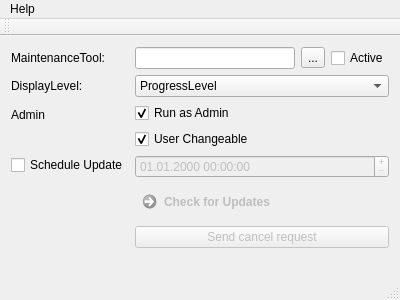
<?xml version="1.0" encoding="UTF-8"?>
<ui version="4.0">
 <class>MainWindow</class>
 <widget class="QMainWindow" name="MainWindow">
  <property name="geometry">
   <rect>
    <x>0</x>
    <y>0</y>
    <width>400</width>
    <height>300</height>
   </rect>
  </property>
  <property name="windowTitle">
   <string>MainWindow</string>
  </property>
  <property name="unifiedTitleAndToolBarOnMac">
   <bool>true</bool>
  </property>
  <widget class="QWidget" name="centralWidget">
   <layout class="QVBoxLayout" name="verticalLayout">
    <item>
     <layout class="QFormLayout" name="formLayout">
      <item row="0" column="0">
       <widget class="QLabel" name="maintenanceToolLabel">
        <property name="text">
         <string>MaintenanceTool:</string>
        </property>
       </widget>
      </item>
      <item row="0" column="1">
       <layout class="QHBoxLayout" name="horizontalLayout">
        <item>
         <widget class="QLineEdit" name="maintenanceToolLineEdit"/>
        </item>
        <item>
         <widget class="QToolButton" name="maintenanceToolButton">
          <property name="text">
           <string>...</string>
          </property>
         </widget>
        </item>
        <item>
         <widget class="QCheckBox" name="activeBox">
          <property name="text">
           <string>Active</string>
          </property>
         </widget>
        </item>
       </layout>
      </item>
      <item row="1" column="0">
       <widget class="QLabel" name="displayLevelLabel">
        <property name="text">
         <string>DisplayLevel:</string>
        </property>
       </widget>
      </item>
      <item row="1" column="1">
       <widget class="QComboBox" name="displayLevelComboBox">
        <property name="currentIndex">
         <number>4</number>
        </property>
        <item>
         <property name="text">
          <string>AutomaticLevel</string>
         </property>
        </item>
        <item>
         <property name="text">
          <string>ExitLevel</string>
         </property>
        </item>
        <item>
         <property name="text">
          <string>InfoLevel</string>
         </property>
        </item>
        <item>
         <property name="text">
          <string>ExtendedInfoLevel</string>
         </property>
        </item>
        <item>
         <property name="text">
          <string>ProgressLevel</string>
         </property>
        </item>
        <item>
         <property name="text">
          <string>AskLevel</string>
         </property>
        </item>
       </widget>
      </item>
      <item row="4" column="0">
       <spacer name="horizontalSpacer">
        <property name="orientation">
         <enum>Qt::Horizontal</enum>
        </property>
        <property name="sizeHint" stdset="0">
         <size>
          <width>40</width>
          <height>20</height>
         </size>
        </property>
       </spacer>
      </item>
      <item row="4" column="1">
       <layout class="QVBoxLayout" name="buttonLayout">
        <item>
         <widget class="QCommandLinkButton" name="checkUpdatesButton">
          <property name="enabled">
           <bool>false</bool>
          </property>
          <property name="text">
           <string>Check for Updates</string>
          </property>
         </widget>
        </item>
        <item>
         <widget class="QPushButton" name="cancelButton">
          <property name="enabled">
           <bool>false</bool>
          </property>
          <property name="text">
           <string>Send cancel request</string>
          </property>
         </widget>
        </item>
       </layout>
      </item>
      <item row="2" column="0">
       <widget class="QLabel" name="adminLabel">
        <property name="text">
         <string>Admin</string>
        </property>
       </widget>
      </item>
      <item row="2" column="1">
       <layout class="QVBoxLayout" name="verticalLayout_2">
        <item>
         <widget class="QCheckBox" name="adminCheckBox">
          <property name="enabled">
           <bool>true</bool>
          </property>
          <property name="text">
           <string>Run as Admin</string>
          </property>
          <property name="checked">
           <bool>true</bool>
          </property>
         </widget>
        </item>
        <item>
         <widget class="QCheckBox" name="userChangecheckBox">
          <property name="enabled">
           <bool>true</bool>
          </property>
          <property name="text">
           <string>User Changeable</string>
          </property>
          <property name="checked">
           <bool>true</bool>
          </property>
         </widget>
        </item>
       </layout>
      </item>
      <item row="3" column="1">
       <widget class="QDateTimeEdit" name="scheduleUpdateDateTimeEdit">
        <property name="enabled">
         <bool>false</bool>
        </property>
        <property name="buttonSymbols">
         <enum>QAbstractSpinBox::PlusMinus</enum>
        </property>
        <property name="accelerated">
         <bool>true</bool>
        </property>
        <property name="correctionMode">
         <enum>QAbstractSpinBox::CorrectToNearestValue</enum>
        </property>
        <property name="displayFormat">
         <string>dd.MM.yyyy HH:mm:ss</string>
        </property>
       </widget>
      </item>
      <item row="3" column="0">
       <widget class="QCheckBox" name="scheduleUpdateDateCheckBox">
        <property name="text">
         <string>Schedule Update</string>
        </property>
       </widget>
      </item>
     </layout>
    </item>
   </layout>
  </widget>
  <widget class="QMenuBar" name="menuBar">
   <property name="geometry">
    <rect>
     <x>0</x>
     <y>0</y>
     <width>400</width>
     <height>21</height>
    </rect>
   </property>
   <widget class="QMenu" name="menuHelp">
    <property name="title">
     <string>Help</string>
    </property>
    <addaction name="actionAbout"/>
    <addaction name="separator"/>
   </widget>
   <addaction name="menuHelp"/>
  </widget>
  <widget class="QStatusBar" name="statusBar"/>
  <widget class="QToolBar" name="mainToolBar">
   <attribute name="toolBarArea">
    <enum>TopToolBarArea</enum>
   </attribute>
   <attribute name="toolBarBreak">
    <bool>false</bool>
   </attribute>
  </widget>
  <action name="actionAbout">
   <property name="text">
    <string>About...</string>
   </property>
  </action>
 </widget>
 <layoutdefault spacing="6" margin="11"/>
 <resources/>
 <connections>
  <connection>
   <sender>activeBox</sender>
   <signal>toggled(bool)</signal>
   <receiver>maintenanceToolButton</receiver>
   <slot>setDisabled(bool)</slot>
   <hints>
    <hint type="sourcelabel">
     <x>352</x>
     <y>58</y>
    </hint>
    <hint type="destinationlabel">
     <x>317</x>
     <y>53</y>
    </hint>
   </hints>
  </connection>
  <connection>
   <sender>activeBox</sender>
   <signal>toggled(bool)</signal>
   <receiver>checkUpdatesButton</receiver>
   <slot>setEnabled(bool)</slot>
   <hints>
    <hint type="sourcelabel">
     <x>357</x>
     <y>54</y>
    </hint>
    <hint type="destinationlabel">
     <x>264</x>
     <y>185</y>
    </hint>
   </hints>
  </connection>
  <connection>
   <sender>activeBox</sender>
   <signal>toggled(bool)</signal>
   <receiver>cancelButton</receiver>
   <slot>setEnabled(bool)</slot>
   <hints>
    <hint type="sourcelabel">
     <x>363</x>
     <y>59</y>
    </hint>
    <hint type="destinationlabel">
     <x>388</x>
     <y>240</y>
    </hint>
   </hints>
  </connection>
  <connection>
   <sender>activeBox</sender>
   <signal>toggled(bool)</signal>
   <receiver>maintenanceToolLineEdit</receiver>
   <slot>setDisabled(bool)</slot>
   <hints>
    <hint type="sourcelabel">
     <x>354</x>
     <y>50</y>
    </hint>
    <hint type="destinationlabel">
     <x>216</x>
     <y>46</y>
    </hint>
   </hints>
  </connection>
  <connection>
   <sender>scheduleUpdateDateCheckBox</sender>
   <signal>toggled(bool)</signal>
   <receiver>scheduleUpdateDateTimeEdit</receiver>
   <slot>setEnabled(bool)</slot>
   <hints>
    <hint type="sourcelabel">
     <x>60</x>
     <y>150</y>
    </hint>
    <hint type="destinationlabel">
     <x>185</x>
     <y>154</y>
    </hint>
   </hints>
  </connection>
 </connections>
</ui>
